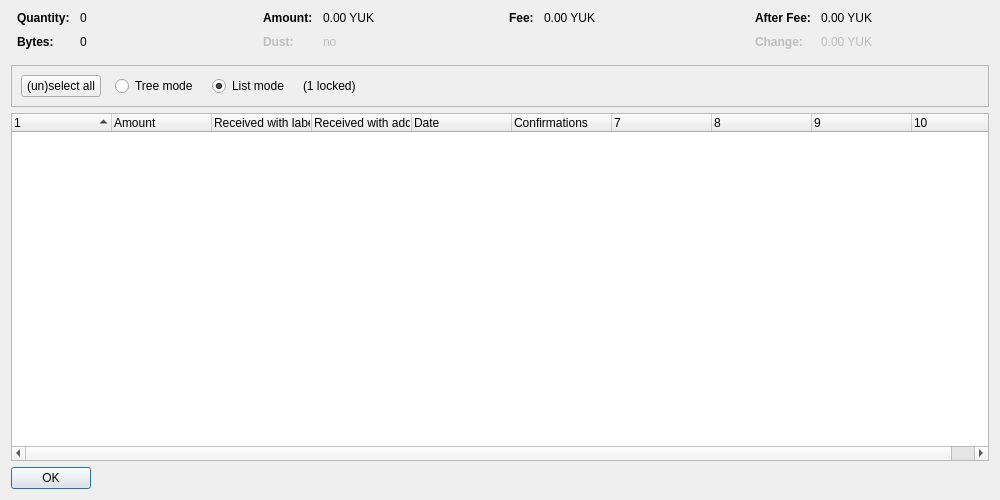
<?xml version="1.0" encoding="UTF-8"?>
<ui version="4.0">
 <class>CoinControlDialog</class>
 <widget class="QDialog" name="CoinControlDialog">
  <property name="geometry">
   <rect>
    <x>0</x>
    <y>0</y>
    <width>1000</width>
    <height>500</height>
   </rect>
  </property>
  <property name="windowTitle">
   <string>Coin Selection</string>
  </property>
  <layout class="QVBoxLayout" name="verticalLayout">
   <item>
    <layout class="QHBoxLayout" name="horizontalLayoutTop" stretch="0,0,0,0">
     <property name="topMargin">
      <number>0</number>
     </property>
     <property name="bottomMargin">
      <number>10</number>
     </property>
     <item>
      <layout class="QFormLayout" name="formLayoutCoinControl1">
       <property name="horizontalSpacing">
        <number>10</number>
       </property>
       <property name="verticalSpacing">
        <number>10</number>
       </property>
       <property name="leftMargin">
        <number>6</number>
       </property>
       <property name="rightMargin">
        <number>6</number>
       </property>
       <item row="0" column="0">
        <widget class="QLabel" name="labelCoinControlQuantityText">
         <property name="font">
          <font>
           <weight>75</weight>
           <bold>true</bold>
          </font>
         </property>
         <property name="text">
          <string>Quantity:</string>
         </property>
        </widget>
       </item>
       <item row="0" column="1">
        <widget class="QLabel" name="labelCoinControlQuantity">
         <property name="cursor">
          <cursorShape>IBeamCursor</cursorShape>
         </property>
         <property name="contextMenuPolicy">
          <enum>Qt::ActionsContextMenu</enum>
         </property>
         <property name="text">
          <string notr="true">0</string>
         </property>
         <property name="textInteractionFlags">
          <set>Qt::LinksAccessibleByMouse|Qt::TextSelectableByKeyboard|Qt::TextSelectableByMouse</set>
         </property>
        </widget>
       </item>
       <item row="1" column="0">
        <widget class="QLabel" name="labelCoinControlBytesText">
         <property name="font">
          <font>
           <weight>75</weight>
           <bold>true</bold>
          </font>
         </property>
         <property name="text">
          <string>Bytes:</string>
         </property>
        </widget>
       </item>
       <item row="1" column="1">
        <widget class="QLabel" name="labelCoinControlBytes">
         <property name="cursor">
          <cursorShape>IBeamCursor</cursorShape>
         </property>
         <property name="contextMenuPolicy">
          <enum>Qt::ActionsContextMenu</enum>
         </property>
         <property name="text">
          <string notr="true">0</string>
         </property>
         <property name="textInteractionFlags">
          <set>Qt::LinksAccessibleByMouse|Qt::TextSelectableByKeyboard|Qt::TextSelectableByMouse</set>
         </property>
        </widget>
       </item>
      </layout>
     </item>
     <item>
      <layout class="QFormLayout" name="formLayoutCoinControl2">
       <property name="horizontalSpacing">
        <number>10</number>
       </property>
       <property name="verticalSpacing">
        <number>10</number>
       </property>
       <property name="leftMargin">
        <number>6</number>
       </property>
       <property name="rightMargin">
        <number>6</number>
       </property>
       <item row="0" column="0">
        <widget class="QLabel" name="labelCoinControlAmountText">
         <property name="font">
          <font>
           <weight>75</weight>
           <bold>true</bold>
          </font>
         </property>
         <property name="text">
          <string>Amount:</string>
         </property>
        </widget>
       </item>
       <item row="0" column="1">
        <widget class="QLabel" name="labelCoinControlAmount">
         <property name="cursor">
          <cursorShape>IBeamCursor</cursorShape>
         </property>
         <property name="contextMenuPolicy">
          <enum>Qt::ActionsContextMenu</enum>
         </property>
         <property name="text">
          <string notr="true">0.00 YUK</string>
         </property>
         <property name="textInteractionFlags">
          <set>Qt::LinksAccessibleByMouse|Qt::TextSelectableByKeyboard|Qt::TextSelectableByMouse</set>
         </property>
        </widget>
       </item>
       <item row="1" column="0">
        <widget class="QLabel" name="labelCoinControlLowOutputText">
         <property name="enabled">
          <bool>false</bool>
         </property>
         <property name="font">
          <font>
           <weight>75</weight>
           <bold>true</bold>
          </font>
         </property>
         <property name="text">
          <string>Dust:</string>
         </property>
        </widget>
       </item>
       <item row="1" column="1">
        <widget class="QLabel" name="labelCoinControlLowOutput">
         <property name="enabled">
          <bool>false</bool>
         </property>
         <property name="cursor">
          <cursorShape>IBeamCursor</cursorShape>
         </property>
         <property name="contextMenuPolicy">
          <enum>Qt::ActionsContextMenu</enum>
         </property>
         <property name="text">
          <string notr="true">no</string>
         </property>
         <property name="textInteractionFlags">
          <set>Qt::LinksAccessibleByMouse|Qt::TextSelectableByKeyboard|Qt::TextSelectableByMouse</set>
         </property>
        </widget>
       </item>
      </layout>
     </item>
     <item>
      <layout class="QFormLayout" name="formLayoutCoinControl3">
       <property name="horizontalSpacing">
        <number>10</number>
       </property>
       <property name="verticalSpacing">
        <number>10</number>
       </property>
       <property name="leftMargin">
        <number>6</number>
       </property>
       <property name="rightMargin">
        <number>6</number>
       </property>
       <item row="0" column="0">
        <widget class="QLabel" name="labelCoinControlFeeText">
         <property name="font">
          <font>
           <weight>75</weight>
           <bold>true</bold>
          </font>
         </property>
         <property name="text">
          <string>Fee:</string>
         </property>
        </widget>
       </item>
       <item row="0" column="1">
        <widget class="QLabel" name="labelCoinControlFee">
         <property name="cursor">
          <cursorShape>IBeamCursor</cursorShape>
         </property>
         <property name="contextMenuPolicy">
          <enum>Qt::ActionsContextMenu</enum>
         </property>
         <property name="text">
          <string notr="true">0.00 YUK</string>
         </property>
         <property name="textInteractionFlags">
          <set>Qt::LinksAccessibleByMouse|Qt::TextSelectableByKeyboard|Qt::TextSelectableByMouse</set>
         </property>
        </widget>
       </item>
      </layout>
     </item>
     <item>
      <layout class="QFormLayout" name="formLayoutCoinControl4">
       <property name="horizontalSpacing">
        <number>10</number>
       </property>
       <property name="verticalSpacing">
        <number>10</number>
       </property>
       <property name="leftMargin">
        <number>6</number>
       </property>
       <property name="rightMargin">
        <number>6</number>
       </property>
       <item row="0" column="0">
        <widget class="QLabel" name="labelCoinControlAfterFeeText">
         <property name="font">
          <font>
           <weight>75</weight>
           <bold>true</bold>
          </font>
         </property>
         <property name="text">
          <string>After Fee:</string>
         </property>
        </widget>
       </item>
       <item row="0" column="1">
        <widget class="QLabel" name="labelCoinControlAfterFee">
         <property name="cursor">
          <cursorShape>IBeamCursor</cursorShape>
         </property>
         <property name="contextMenuPolicy">
          <enum>Qt::ActionsContextMenu</enum>
         </property>
         <property name="text">
          <string notr="true">0.00 YUK</string>
         </property>
         <property name="textInteractionFlags">
          <set>Qt::LinksAccessibleByMouse|Qt::TextSelectableByKeyboard|Qt::TextSelectableByMouse</set>
         </property>
        </widget>
       </item>
       <item row="1" column="0">
        <widget class="QLabel" name="labelCoinControlChangeText">
         <property name="enabled">
          <bool>false</bool>
         </property>
         <property name="font">
          <font>
           <weight>75</weight>
           <bold>true</bold>
          </font>
         </property>
         <property name="text">
          <string>Change:</string>
         </property>
        </widget>
       </item>
       <item row="1" column="1">
        <widget class="QLabel" name="labelCoinControlChange">
         <property name="enabled">
          <bool>false</bool>
         </property>
         <property name="cursor">
          <cursorShape>IBeamCursor</cursorShape>
         </property>
         <property name="contextMenuPolicy">
          <enum>Qt::ActionsContextMenu</enum>
         </property>
         <property name="text">
          <string notr="true">0.00 YUK</string>
         </property>
         <property name="textInteractionFlags">
          <set>Qt::LinksAccessibleByMouse|Qt::TextSelectableByKeyboard|Qt::TextSelectableByMouse</set>
         </property>
        </widget>
       </item>
      </layout>
     </item>
    </layout>
   </item>
   <item>
    <widget class="QFrame" name="frame">
     <property name="minimumSize">
      <size>
       <width>0</width>
       <height>40</height>
      </size>
     </property>
     <property name="frameShape">
      <enum>QFrame::StyledPanel</enum>
     </property>
     <property name="frameShadow">
      <enum>QFrame::Sunken</enum>
     </property>
     <layout class="QHBoxLayout" name="horizontalLayout">
      <item>
       <layout class="QHBoxLayout" name="horizontalLayoutPanel" stretch="0,0,0,0,0">
        <property name="spacing">
         <number>14</number>
        </property>
        <item>
         <widget class="QPushButton" name="pushButtonSelectAll">
          <property name="sizePolicy">
           <sizepolicy hsizetype="Maximum" vsizetype="Fixed">
            <horstretch>0</horstretch>
            <verstretch>0</verstretch>
           </sizepolicy>
          </property>
          <property name="text">
           <string>(un)select all</string>
          </property>
          <property name="autoDefault">
           <bool>false</bool>
          </property>
         </widget>
        </item>
        <item>
         <widget class="QRadioButton" name="radioTreeMode">
          <property name="sizePolicy">
           <sizepolicy hsizetype="Maximum" vsizetype="Fixed">
            <horstretch>0</horstretch>
            <verstretch>0</verstretch>
           </sizepolicy>
          </property>
          <property name="text">
           <string>Tree mode</string>
          </property>
         </widget>
        </item>
        <item>
         <widget class="QRadioButton" name="radioListMode">
          <property name="sizePolicy">
           <sizepolicy hsizetype="Maximum" vsizetype="Fixed">
            <horstretch>0</horstretch>
            <verstretch>0</verstretch>
           </sizepolicy>
          </property>
          <property name="text">
           <string>List mode</string>
          </property>
          <property name="checked">
           <bool>true</bool>
          </property>
         </widget>
        </item>
        <item>
         <widget class="QLabel" name="labelLocked">
          <property name="text">
           <string notr="true">(1 locked)</string>
          </property>
         </widget>
        </item>
        <item>
         <spacer name="horizontalSpacer">
          <property name="orientation">
           <enum>Qt::Horizontal</enum>
          </property>
          <property name="sizeHint" stdset="0">
           <size>
            <width>40</width>
            <height>20</height>
           </size>
          </property>
         </spacer>
        </item>
       </layout>
      </item>
     </layout>
    </widget>
   </item>
   <item>
    <widget class="CoinControlTreeWidget" name="treeWidget">
     <property name="contextMenuPolicy">
      <enum>Qt::CustomContextMenu</enum>
     </property>
     <property name="sortingEnabled">
      <bool>false</bool>
     </property>
     <property name="columnCount">
      <number>10</number>
     </property>
     <attribute name="headerShowSortIndicator" stdset="0">
      <bool>true</bool>
     </attribute>
     <attribute name="headerStretchLastSection">
      <bool>false</bool>
     </attribute>
     <column>
      <property name="text">
       <string/>
      </property>
     </column>
     <column>
      <property name="text">
       <string>Amount</string>
      </property>
     </column>
     <column>
      <property name="text">
       <string>Received with label</string>
      </property>
     </column>
     <column>
      <property name="text">
       <string>Received with address</string>
      </property>
     </column>
     <column>
      <property name="text">
       <string>Date</string>
      </property>
     </column>
     <column>
      <property name="text">
       <string>Confirmations</string>
      </property>
      <property name="toolTip">
       <string>Confirmed</string>
      </property>
     </column>
     <column>
      <property name="text">
       <string/>
      </property>
     </column>
     <column>
      <property name="text">
       <string/>
      </property>
     </column>
     <column>
      <property name="text">
       <string/>
      </property>
     </column>
     <column>
      <property name="text">
       <string/>
      </property>
     </column>
    </widget>
   </item>
   <item>
    <widget class="QDialogButtonBox" name="buttonBox">
     <property name="sizePolicy">
      <sizepolicy hsizetype="Maximum" vsizetype="Fixed">
       <horstretch>0</horstretch>
       <verstretch>0</verstretch>
      </sizepolicy>
     </property>
     <property name="orientation">
      <enum>Qt::Horizontal</enum>
     </property>
     <property name="standardButtons">
      <set>QDialogButtonBox::Ok</set>
     </property>
    </widget>
   </item>
  </layout>
 </widget>
 <customwidgets>
  <customwidget>
   <class>CoinControlTreeWidget</class>
   <extends>QTreeWidget</extends>
   <header>qt/coincontroltreewidget.h</header>
  </customwidget>
 </customwidgets>
 <resources/>
 <connections/>
</ui>
